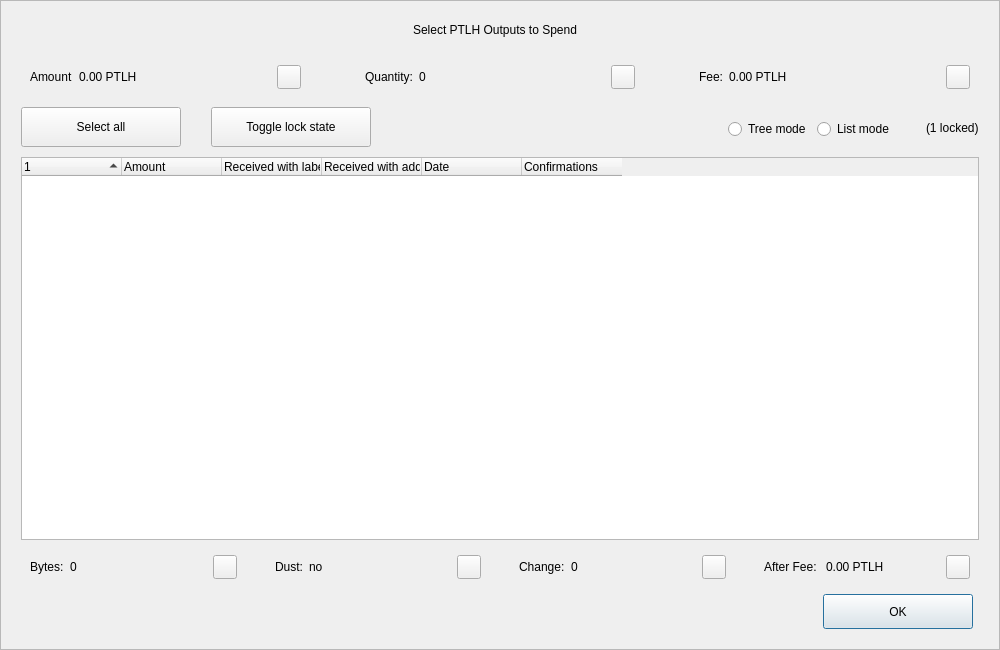
<?xml version="1.0" encoding="UTF-8"?>
<ui version="4.0">
 <class>CoinControlDialog</class>
 <widget class="QDialog" name="CoinControlDialog">
  <property name="geometry">
   <rect>
    <x>0</x>
    <y>0</y>
    <width>1000</width>
    <height>650</height>
   </rect>
  </property>
  <property name="minimumSize">
   <size>
    <width>950</width>
    <height>650</height>
   </size>
  </property>
  <property name="windowTitle">
   <string>Coin Selection</string>
  </property>
  <property name="styleSheet">
   <string notr="true"/>
  </property>
  <layout class="QVBoxLayout" name="verticalLayout">
   <property name="spacing">
    <number>0</number>
   </property>
   <property name="leftMargin">
    <number>0</number>
   </property>
   <property name="topMargin">
    <number>0</number>
   </property>
   <property name="rightMargin">
    <number>0</number>
   </property>
   <property name="bottomMargin">
    <number>0</number>
   </property>
   <item>
    <widget class="QFrame" name="frameContainer">
     <property name="toolTipDuration">
      <number>0</number>
     </property>
     <property name="frameShape">
      <enum>QFrame::StyledPanel</enum>
     </property>
     <property name="frameShadow">
      <enum>QFrame::Raised</enum>
     </property>
     <layout class="QVBoxLayout" name="verticalLayout_2">
      <property name="leftMargin">
       <number>0</number>
      </property>
      <property name="rightMargin">
       <number>0</number>
      </property>
      <property name="bottomMargin">
       <number>20</number>
      </property>
      <item>
       <layout class="QHBoxLayout" name="horizontalLayout_12">
        <property name="spacing">
         <number>0</number>
        </property>
        <property name="leftMargin">
         <number>20</number>
        </property>
        <property name="rightMargin">
         <number>30</number>
        </property>
        <item>
         <spacer name="horizontalSpacer_4">
          <property name="orientation">
           <enum>Qt::Horizontal</enum>
          </property>
          <property name="sizeHint" stdset="0">
           <size>
            <width>40</width>
            <height>20</height>
           </size>
          </property>
         </spacer>
        </item>
        <item>
         <widget class="QLabel" name="labelTitle">
          <property name="minimumSize">
           <size>
            <width>0</width>
            <height>40</height>
           </size>
          </property>
          <property name="maximumSize">
           <size>
            <width>16777215</width>
            <height>40</height>
           </size>
          </property>
          <property name="text">
           <string>Select PTLH Outputs to Spend</string>
          </property>
          <property name="alignment">
           <set>Qt::AlignCenter</set>
          </property>
          <property name="margin">
           <number>7</number>
          </property>
         </widget>
        </item>
        <item>
         <spacer name="horizontalSpacer_5">
          <property name="orientation">
           <enum>Qt::Horizontal</enum>
          </property>
          <property name="sizeHint" stdset="0">
           <size>
            <width>40</width>
            <height>20</height>
           </size>
          </property>
         </spacer>
        </item>
       </layout>
      </item>
      <item>
       <layout class="QHBoxLayout" name="horizontalLayout_8">
        <property name="leftMargin">
         <number>20</number>
        </property>
        <property name="rightMargin">
         <number>20</number>
        </property>
        <item>
         <widget class="QWidget" name="layoutAmount" native="true">
          <layout class="QHBoxLayout" name="horizontalLayout_9" stretch="0,1,0">
           <item>
            <widget class="QLabel" name="labelCoinControlAmountText">
             <property name="text">
              <string>Amount</string>
             </property>
            </widget>
           </item>
           <item>
            <widget class="QLabel" name="labelCoinControlAmount">
             <property name="text">
              <string>0.00 PTLH</string>
             </property>
            </widget>
           </item>
           <item alignment="Qt::AlignHCenter|Qt::AlignVCenter">
            <widget class="QPushButton" name="pushButtonAmount">
             <property name="minimumSize">
              <size>
               <width>0</width>
               <height>24</height>
              </size>
             </property>
             <property name="maximumSize">
              <size>
               <width>24</width>
               <height>26</height>
              </size>
             </property>
             <property name="focusPolicy">
              <enum>Qt::NoFocus</enum>
             </property>
             <property name="styleSheet">
              <string notr="true">padding-bottom:2px;
padding-right:4px;</string>
             </property>
             <property name="text">
              <string/>
             </property>
            </widget>
           </item>
          </layout>
         </widget>
        </item>
        <item>
         <spacer name="horizontalSpacer_2">
          <property name="orientation">
           <enum>Qt::Horizontal</enum>
          </property>
          <property name="sizeType">
           <enum>QSizePolicy::Fixed</enum>
          </property>
          <property name="sizeHint" stdset="0">
           <size>
            <width>40</width>
            <height>20</height>
           </size>
          </property>
         </spacer>
        </item>
        <item>
         <widget class="QWidget" name="layoutQuantity" native="true">
          <layout class="QHBoxLayout" name="horizontalLayout_10" stretch="0,1,0">
           <item>
            <widget class="QLabel" name="labelCoinControlQuantityText">
             <property name="text">
              <string>Quantity:</string>
             </property>
            </widget>
           </item>
           <item>
            <widget class="QLabel" name="labelCoinControlQuantity">
             <property name="text">
              <string>0</string>
             </property>
            </widget>
           </item>
           <item alignment="Qt::AlignHCenter|Qt::AlignVCenter">
            <widget class="QPushButton" name="pushButtonQuantity">
             <property name="minimumSize">
              <size>
               <width>0</width>
               <height>24</height>
              </size>
             </property>
             <property name="maximumSize">
              <size>
               <width>24</width>
               <height>26</height>
              </size>
             </property>
             <property name="focusPolicy">
              <enum>Qt::NoFocus</enum>
             </property>
             <property name="styleSheet">
              <string notr="true">padding-bottom:2px;
               padding-right:4px;</string>
             </property>
             <property name="text">
              <string/>
             </property>
            </widget>
           </item>
          </layout>
         </widget>
        </item>
        <item>
         <spacer name="horizontalSpacer_22">
          <property name="orientation">
           <enum>Qt::Horizontal</enum>
          </property>
          <property name="sizeType">
           <enum>QSizePolicy::Fixed</enum>
          </property>
          <property name="sizeHint" stdset="0">
           <size>
            <width>40</width>
            <height>20</height>
           </size>
          </property>
         </spacer>
        </item>
        <item>
         <widget class="QWidget" name="layoutFee" native="true">
          <layout class="QHBoxLayout" name="horizontalLayout_11" stretch="0,1,0">
           <item>
            <widget class="QLabel" name="labelCoinControlFeeText">
             <property name="text">
              <string>Fee:</string>
             </property>
            </widget>
           </item>
           <item>
            <widget class="QLabel" name="labelCoinControlFee">
             <property name="text">
              <string>0.00 PTLH</string>
             </property>
            </widget>
           </item>
           <item alignment="Qt::AlignHCenter|Qt::AlignVCenter">
            <widget class="QPushButton" name="pushButtonFee">
             <property name="minimumSize">
              <size>
               <width>0</width>
               <height>24</height>
              </size>
             </property>
             <property name="maximumSize">
              <size>
               <width>24</width>
               <height>26</height>
              </size>
             </property>
             <property name="focusPolicy">
              <enum>Qt::NoFocus</enum>
             </property>
             <property name="styleSheet">
              <string notr="true">padding-bottom:2px;
               padding-right:4px;</string>
             </property>
             <property name="text">
              <string/>
             </property>
            </widget>
           </item>
          </layout>
         </widget>
        </item>
       </layout>
      </item>
      <item>
       <widget class="QFrame" name="frame">
        <property name="minimumSize">
         <size>
          <width>0</width>
          <height>40</height>
         </size>
        </property>
        <property name="styleSheet">
         <string notr="true">#frame {
	border:0;
}</string>
        </property>
        <property name="frameShape">
         <enum>QFrame::StyledPanel</enum>
        </property>
        <property name="frameShadow">
         <enum>QFrame::Sunken</enum>
        </property>
        <layout class="QHBoxLayout" name="horizontalLayout">
         <property name="spacing">
          <number>0</number>
         </property>
         <property name="leftMargin">
          <number>20</number>
         </property>
         <property name="topMargin">
          <number>0</number>
         </property>
         <property name="rightMargin">
          <number>20</number>
         </property>
         <property name="bottomMargin">
          <number>0</number>
         </property>
         <item>
          <layout class="QHBoxLayout" name="horizontalLayoutPanel" stretch="0,0,0,0,0,0">
           <property name="spacing">
            <number>20</number>
           </property>
           <item>
            <widget class="QPushButton" name="pushButtonSelectAll">
             <property name="sizePolicy">
              <sizepolicy hsizetype="Maximum" vsizetype="Fixed">
               <horstretch>0</horstretch>
               <verstretch>0</verstretch>
              </sizepolicy>
             </property>
             <property name="minimumSize">
              <size>
               <width>160</width>
               <height>40</height>
              </size>
             </property>
             <property name="maximumSize">
              <size>
               <width>16777215</width>
               <height>40</height>
              </size>
             </property>
             <property name="text">
              <string>Select all</string>
             </property>
             <property name="checkable">
              <bool>true</bool>
             </property>
             <property name="checked">
              <bool>false</bool>
             </property>
             <property name="autoExclusive">
              <bool>false</bool>
             </property>
             <property name="autoDefault">
              <bool>false</bool>
             </property>
            </widget>
           </item>
           <item>
            <spacer name="horizontalSpacer_6">
             <property name="orientation">
              <enum>Qt::Horizontal</enum>
             </property>
             <property name="sizeType">
              <enum>QSizePolicy::Fixed</enum>
             </property>
             <property name="sizeHint" stdset="0">
              <size>
               <width>10</width>
               <height>20</height>
              </size>
             </property>
            </spacer>
           </item>
           <item>
            <widget class="QPushButton" name="pushButtonToggleLock">
             <property name="sizePolicy">
              <sizepolicy hsizetype="Maximum" vsizetype="Fixed">
               <horstretch>0</horstretch>
               <verstretch>0</verstretch>
              </sizepolicy>
             </property>
             <property name="minimumSize">
              <size>
               <width>160</width>
               <height>40</height>
              </size>
             </property>
             <property name="maximumSize">
              <size>
               <width>16777215</width>
               <height>40</height>
              </size>
             </property>
             <property name="text">
              <string>Toggle lock state</string>
             </property>
             <property name="checkable">
              <bool>true</bool>
             </property>
             <property name="autoExclusive">
              <bool>false</bool>
             </property>
             <property name="autoDefault">
              <bool>false</bool>
             </property>
            </widget>
           </item>
           <item>
            <spacer name="horizontalSpacer_7">
             <property name="orientation">
              <enum>Qt::Horizontal</enum>
             </property>
             <property name="sizeType">
              <enum>QSizePolicy::Expanding</enum>
             </property>
             <property name="sizeHint" stdset="0">
              <size>
               <width>30</width>
               <height>20</height>
              </size>
             </property>
            </spacer>
           </item>
           <item alignment="Qt::AlignRight">
            <widget class="QGroupBox" name="groupBox_2">
             <property name="styleSheet">
              <string notr="true">#groupBox_2 {
    background-color:transparent;
    border-radius:0;
}</string>
             </property>
             <property name="title">
              <string/>
             </property>
             <layout class="QHBoxLayout" name="horizontalLayout_14">
              <item>
               <widget class="QRadioButton" name="radioTreeMode">
                <property name="sizePolicy">
                 <sizepolicy hsizetype="Maximum" vsizetype="Fixed">
                  <horstretch>0</horstretch>
                  <verstretch>0</verstretch>
                 </sizepolicy>
                </property>
                <property name="text">
                 <string>Tree mode</string>
                </property>
               </widget>
              </item>
              <item>
               <widget class="QRadioButton" name="radioListMode">
                <property name="sizePolicy">
                 <sizepolicy hsizetype="Maximum" vsizetype="Fixed">
                  <horstretch>0</horstretch>
                  <verstretch>0</verstretch>
                 </sizepolicy>
                </property>
                <property name="text">
                 <string>List mode</string>
                </property>
                <property name="checked">
                 <bool>false</bool>
                </property>
               </widget>
              </item>
             </layout>
            </widget>
           </item>
           <item>
            <widget class="QLabel" name="labelLocked">
             <property name="text">
              <string>(1 locked)</string>
             </property>
            </widget>
           </item>
          </layout>
         </item>
        </layout>
       </widget>
      </item>
      <item>
       <layout class="QHBoxLayout" name="horizontalLayout_13">
        <property name="leftMargin">
         <number>20</number>
        </property>
        <property name="rightMargin">
         <number>20</number>
        </property>
        <item>
         <widget class="CoinControlTreeWidget" name="treeWidget">
          <property name="contextMenuPolicy">
           <enum>Qt::CustomContextMenu</enum>
          </property>
          <property name="styleSheet">
           <string notr="true"/>
          </property>
          <property name="sortingEnabled">
           <bool>false</bool>
          </property>
          <property name="columnCount">
           <number>6</number>
          </property>
          <attribute name="headerShowSortIndicator" stdset="0">
           <bool>true</bool>
          </attribute>
          <attribute name="headerStretchLastSection">
           <bool>false</bool>
          </attribute>
          <column>
           <property name="text">
            <string/>
           </property>
          </column>
          <column>
           <property name="text">
            <string>Amount</string>
           </property>
          </column>
          <column>
           <property name="text">
            <string>Received with label</string>
           </property>
          </column>
          <column>
           <property name="text">
            <string>Received with address</string>
           </property>
          </column>
          <column>
           <property name="text">
            <string>Date</string>
           </property>
          </column>
          <column>
           <property name="text">
            <string>Confirmations</string>
           </property>
           <property name="toolTip">
            <string>Confirmed</string>
           </property>
          </column>
         </widget>
        </item>
       </layout>
      </item>
      <item>
       <layout class="QHBoxLayout" name="horizontalLayout_3">
        <property name="spacing">
         <number>20</number>
        </property>
        <property name="leftMargin">
         <number>20</number>
        </property>
        <property name="rightMargin">
         <number>20</number>
        </property>
        <item>
         <widget class="QWidget" name="layoutBytes" native="true">
          <layout class="QHBoxLayout" name="horizontalLayout_4" stretch="0,1,0">
           <item>
            <widget class="QLabel" name="labelCoinControlBytesText">
             <property name="text">
              <string>Bytes:</string>
             </property>
            </widget>
           </item>
           <item>
            <widget class="QLabel" name="labelCoinControlBytes">
             <property name="text">
              <string>0</string>
             </property>
            </widget>
           </item>
           <item alignment="Qt::AlignHCenter|Qt::AlignVCenter">
            <widget class="QPushButton" name="pushButtonBytes">
             <property name="minimumSize">
              <size>
               <width>0</width>
               <height>24</height>
              </size>
             </property>
             <property name="maximumSize">
              <size>
               <width>24</width>
               <height>26</height>
              </size>
             </property>
             <property name="focusPolicy">
              <enum>Qt::NoFocus</enum>
             </property>
             <property name="styleSheet">
              <string notr="true">padding-bottom:2px;
               padding-right:4px;</string>
             </property>
             <property name="text">
              <string/>
             </property>
            </widget>
           </item>
          </layout>
         </widget>
        </item>
        <item>
         <widget class="QWidget" name="layoutDust" native="true">
          <layout class="QHBoxLayout" name="horizontalLayout_5" stretch="0,1,0">
           <item>
            <widget class="QLabel" name="labelCoinControlLowOutputText">
             <property name="text">
              <string>Dust:</string>
             </property>
            </widget>
           </item>
           <item>
            <widget class="QLabel" name="labelCoinControlLowOutput">
             <property name="text">
              <string>no</string>
             </property>
            </widget>
           </item>
           <item alignment="Qt::AlignHCenter|Qt::AlignVCenter">
            <widget class="QPushButton" name="pushButtonDust">
             <property name="minimumSize">
              <size>
               <width>0</width>
               <height>24</height>
              </size>
             </property>
             <property name="maximumSize">
              <size>
               <width>24</width>
               <height>26</height>
              </size>
             </property>
             <property name="focusPolicy">
              <enum>Qt::NoFocus</enum>
             </property>
             <property name="styleSheet">
              <string notr="true">padding-bottom:2px;
               padding-right:4px;</string>
             </property>
             <property name="text">
              <string/>
             </property>
            </widget>
           </item>
          </layout>
         </widget>
        </item>
        <item>
         <widget class="QWidget" name="layoutChange" native="true">
          <layout class="QHBoxLayout" name="horizontalLayout_6" stretch="0,1,0">
           <item>
            <widget class="QLabel" name="labelCoinControlChangeText">
             <property name="text">
              <string>Change:</string>
             </property>
            </widget>
           </item>
           <item>
            <widget class="QLabel" name="labelCoinControlChange">
             <property name="text">
              <string>0</string>
             </property>
            </widget>
           </item>
           <item alignment="Qt::AlignHCenter|Qt::AlignVCenter">
            <widget class="QPushButton" name="pushButtonChange">
             <property name="minimumSize">
              <size>
               <width>0</width>
               <height>24</height>
              </size>
             </property>
             <property name="maximumSize">
              <size>
               <width>24</width>
               <height>26</height>
              </size>
             </property>
             <property name="focusPolicy">
              <enum>Qt::NoFocus</enum>
             </property>
             <property name="styleSheet">
              <string notr="true">padding-bottom:2px;
               padding-right:4px;</string>
             </property>
             <property name="text">
              <string/>
             </property>
            </widget>
           </item>
          </layout>
         </widget>
        </item>
        <item>
         <widget class="QWidget" name="layoutAfter" native="true">
          <layout class="QHBoxLayout" name="horizontalLayout_7" stretch="0,1,0">
           <item>
            <widget class="QLabel" name="labelCoinControlAfterFeeText">
             <property name="text">
              <string>After Fee: </string>
             </property>
            </widget>
           </item>
           <item>
            <widget class="QLabel" name="labelCoinControlAfterFee">
             <property name="text">
              <string>0.00 PTLH</string>
             </property>
            </widget>
           </item>
           <item alignment="Qt::AlignHCenter|Qt::AlignVCenter">
            <widget class="QPushButton" name="pushButtonAlterFee">
             <property name="minimumSize">
              <size>
               <width>0</width>
               <height>24</height>
              </size>
             </property>
             <property name="maximumSize">
              <size>
               <width>24</width>
               <height>26</height>
              </size>
             </property>
             <property name="focusPolicy">
              <enum>Qt::NoFocus</enum>
             </property>
             <property name="styleSheet">
              <string notr="true">padding-bottom:2px;
               padding-right:4px;</string>
             </property>
             <property name="text">
              <string/>
             </property>
            </widget>
           </item>
          </layout>
         </widget>
        </item>
       </layout>
      </item>
      <item>
       <layout class="QHBoxLayout" name="horizontalLayout_2">
        <property name="spacing">
         <number>0</number>
        </property>
        <property name="leftMargin">
         <number>20</number>
        </property>
        <property name="rightMargin">
         <number>26</number>
        </property>
        <item>
         <spacer name="horizontalSpacer_3">
          <property name="orientation">
           <enum>Qt::Horizontal</enum>
          </property>
          <property name="sizeHint" stdset="0">
           <size>
            <width>558</width>
            <height>20</height>
           </size>
          </property>
         </spacer>
        </item>
        <item>
         <widget class="QPushButton" name="pushButtonOk">
          <property name="minimumSize">
           <size>
            <width>150</width>
            <height>35</height>
           </size>
          </property>
          <property name="text">
           <string>OK</string>
          </property>
         </widget>
        </item>
       </layout>
      </item>
     </layout>
    </widget>
   </item>
  </layout>
 </widget>
 <customwidgets>
  <customwidget>
   <class>CoinControlTreeWidget</class>
   <extends>QTreeWidget</extends>
   <header>coincontroltreewidget.h</header>
  </customwidget>
 </customwidgets>
 <resources/>
 <connections/>
</ui>
